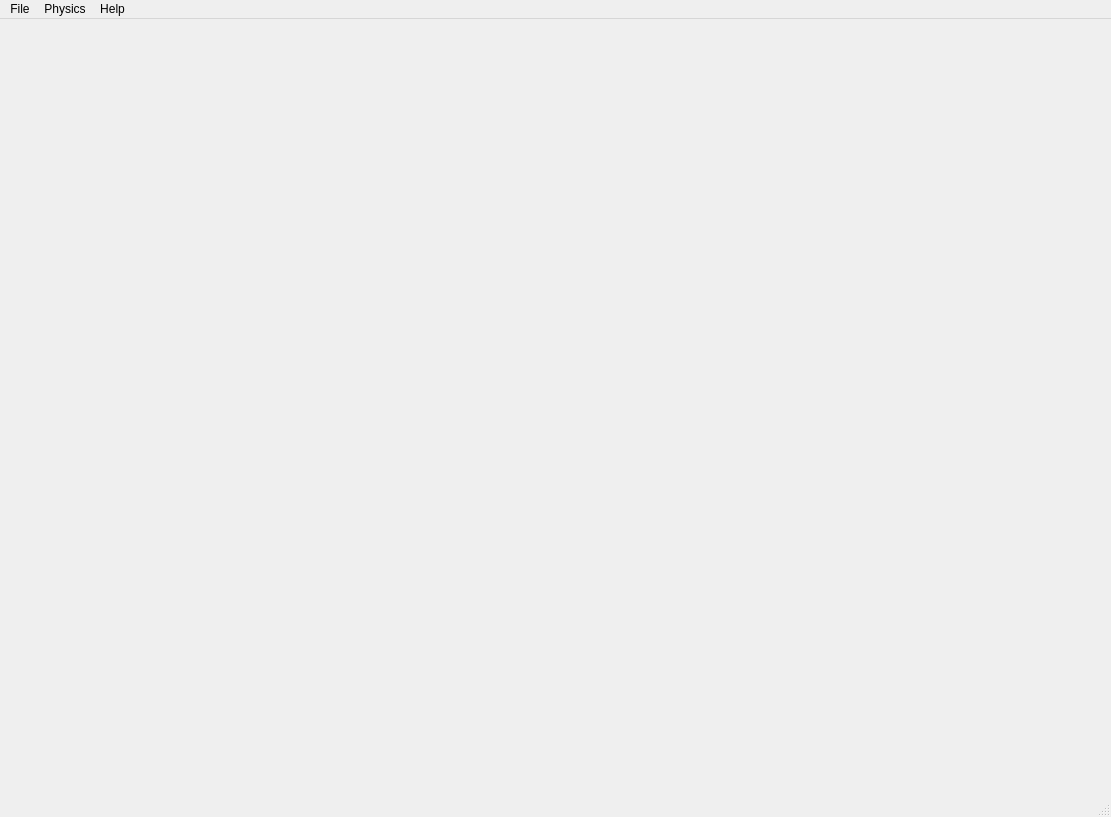
<?xml version="1.0" encoding="UTF-8"?>
<ui version="4.0">
 <class>MainWindow</class>
 <widget class="QMainWindow" name="MainWindow">
  <property name="geometry">
   <rect>
    <x>0</x>
    <y>0</y>
    <width>1111</width>
    <height>817</height>
   </rect>
  </property>
  <property name="windowTitle">
   <string>MainWindow</string>
  </property>
  <widget class="QWidget" name="centralwidget"/>
  <widget class="QMenuBar" name="menubar">
   <property name="geometry">
    <rect>
     <x>0</x>
     <y>0</y>
     <width>1111</width>
     <height>26</height>
    </rect>
   </property>
   <widget class="QMenu" name="menuFile">
    <property name="title">
     <string>File</string>
    </property>
   </widget>
   <widget class="QMenu" name="menuHelp">
    <property name="title">
     <string>Help</string>
    </property>
   </widget>
   <widget class="QMenu" name="menuPhysics">
    <property name="title">
     <string>Physics</string>
    </property>
   </widget>
   <addaction name="menuFile"/>
   <addaction name="menuPhysics"/>
   <addaction name="menuHelp"/>
  </widget>
  <widget class="QStatusBar" name="statusbar"/>
 </widget>
 <resources/>
 <connections/>
</ui>
